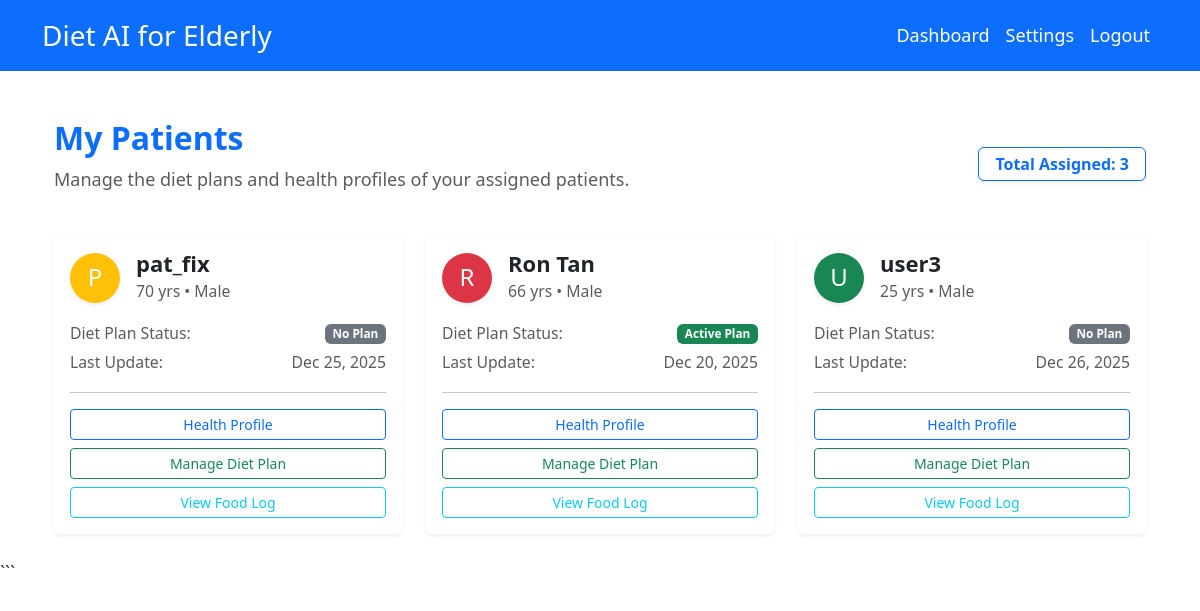
Screenshot of /pages/my-patients.php (signed in) with the database file from the repository.
### tables this page shows
CREATE TABLE `elderly` (
  `elderlyID` varchar(50) NOT NULL,
  `caretakerID` varchar(50) DEFAULT NULL,
  `assignedDietitianID` varchar(50) DEFAULT NULL
);

CREATE TABLE `users` (
  `userID` varchar(50) NOT NULL,
  `name` varchar(100) NOT NULL,
  `username` varchar(50) NOT NULL,
  `password` varchar(255) NOT NULL,
  `email` varchar(100) NOT NULL,
  `phoneNo` varchar(20) NOT NULL,
  `age` int(11) NOT NULL,
  `gender` enum('Male','Female','Other') NOT NULL,
  `role` enum('Admin','Dietitian','User','Caretaker') NOT NULL,
  `createdAt` datetime DEFAULT current_timestamp(),
  `isActive` tinyint(1) DEFAULT 1
);

### pages/my-patients.php (the view, shortened to what this page needs)
<?php
require_once '../classes/Profile.php';
$user = getCurrentUser();
$stmt = $pdo->prepare("
    SELECT u.userID, u.name, u.email, u.phoneNo, u.age, u.gender, e.elderlyID,
           (SELECT status FROM diet_plan_approvals dpa
            JOIN diet_plans dp ON dpa.dietPlanID = dp.dietPlanID
            WHERE dp.elderlyID = u.userID
            ORDER BY dp.createdAt DESC LIMIT 1) as planStatus,
            (SELECT createdAt FROM diet_plans dp
            WHERE dp.elderlyID = u.userID
            ORDER BY createdAt DESC LIMIT 1) as planDate
    FROM elderly e
    JOIN users u ON e.elderlyID = u.userID
    WHERE e.assignedDietitianID = ?
    ORDER BY u.name ASC
");
$stmt->execute([$user->userID]);
$patients = $stmt->fetchAll(PDO::FETCH_ASSOC);
include '../includes/header.php';
?>
<div class="container py-4">
    <div class="d-flex justify-content-between align-items-center mb-4">
        <div>
            <h2 class="fw-bold text-primary"><i class="bi bi-people-fill"></i> My Patients</h2>
            <p class="text-muted">Manage the diet plans and health profiles of your assigned patients.</p>
        </div>
        <div>
            <span class="badge bg-white text-primary border border-primary fs-6 px-3 py-2 shadow-sm">
                Total Assigned: <?= count($patients) ?>
            </span>
        </div>
    </div>
    <?php if (empty($patients)): ?>
        <div class="card border-0 shadow-sm text-center py-5">
            <div class="card-body">
                <div class="mb-3">
                    <i class="bi bi-person-slash display-1 text-muted opacity-25"></i>
                </div>
                <h4 class="text-muted">No Patients Assigned Yet</h4>
                <p>Contact an administrator to have patients assigned to your profile.</p>
            </div>
        </div>
    <?php else: ?>
        <div class="row g-4">
            <?php foreach ($patients as $p):
                $statusBadge = '<span class="badge bg-secondary">No Plan</span>';
                if ($p['planStatus'] == 'Approved') {
                    $statusBadge = '<span class="badge bg-success"><i class="bi bi-check-circle"></i> Active Plan</span>';
                } elseif ($p['planStatus'] == 'Pending') {
                    $statusBadge = '<span class="badge bg-warning text-dark"><i class="bi bi-hourglass-split"></i> Review Needed</span>';
                } elseif ($p['planStatus'] == 'Revise') {
                    $statusBadge = '<span class="badge bg-danger"><i class="bi bi-exclamation-triangle"></i> Revision Requested</span>';
                }
                $initial = strtoupper(substr($p['name'], 0, 1));
                $bgColors = ['primary', 'success', 'info', 'warning', 'danger', 'secondary'];
                $randColor = $bgColors[array_rand($bgColors)];
                ?>
                <div class="col-md-6 col-lg-4">
                    <div class="card h-100 border-0 shadow-sm hover-shadow transition-all">
                        <div class="card-body">
                            <div class="d-flex align-items-center mb-3">
                                <div class="avatar-circle bg-<?= $randColor ?> text-white fs-4 d-flex justify-content-center align-items-center rounded-circle shadow-sm me-3"
                                    style="width: 50px; height: 50px;">
                                    <?= $initial ?>
                                </div>
                                <div>
                                    <h5 class="card-title fw-bold mb-0 text-dark"><?= htmlspecialchars($p['name']) ?></h5>
                                    <small class="text-muted"><?= $p['age'] ?> yrs • <?= $p['gender'] ?></small>
                                </div>
                            </div>
                            <div class="mb-3">
                                <div class="d-flex justify-content-between align-items-center small mb-1">
                                    <span class="text-muted">Diet Plan Status:</span>
                                    <?= $statusBadge ?>
                                </div>
                                <?php if ($p['planDate']): ?>
                                    <div class="d-flex justify-content-between align-items-center small text-muted">
                                        <span>Last Update:</span>
                                        <span><?= date('M d, Y', strtotime($p['planDate'])) ?></span>
                                    </div>
                                <?php endif; ?>
                            </div>
                            <hr class="opacity-10 my-3">
                            <div class="d-grid gap-2">
                                <a href="profile.php?id=<?= $p['userID'] ?>" class="btn btn-outline-primary btn-sm">
                                    <i class="bi bi-person-lines-fill"></i> Health Profile
                                </a>
                                <?php if ($p['planStatus'] == 'Pending' || $p['planStatus'] == 'Revise'): ?>
                                    <a href="review-plans.php?filter=<?= $p['planStatus'] ?>&id=<?= $p['planID'] ?? '' ?>"
                                        class="btn btn-warning btn-sm text-dark fw-bold">
                                        <i class="bi bi-pencil-square"></i> Review Plan
                                    </a>
                                <?php else: ?>
                                    <a href="diet-plan.php?id=<?= $p['userID'] ?>" class="btn btn-outline-success btn-sm">
                                        <i class="bi bi-journal-text"></i> Manage Diet Plan
                                    </a>
                                <?php endif; ?>
                                <a href="food-log.php?view_user=<?= $p['userID'] ?>" class="btn btn-outline-info btn-sm">
                                    <i class="bi bi-egg-fried"></i> View Food Log
                                </a>
                            </div>
                        </div>
                    </div>
                </div>
            <?php endforeach; ?>
        </div>
    <?php endif; ?>
</div>
<?php include '../includes/footer.php'; ?>

### assets/css/style.css (style rules this page uses)
:root { --font-size-base: 18px; --font-size-lg: 22px; --font-size-sm: 16px; --color-primary: #0d6efd; --color-contrast-text: #000000; }
body { font-size: var(--font-size-base); color: #333; line-height: 1.6; }
h1, h2, h3, h4, h5, h6 { color: var(--color-contrast-text); font-weight: 700; }
.card-title { font-size: var(--font-size-lg); font-weight: bold; }

### pages/my-patients.php (style rules this page uses)
.transition-all { transition: all 0.3s ease; }

### rows the page displays
elderly: elderlyID.name "P", elderlyID.name "pat_fix", elderlyID.age "70", elderlyID.gender "Male", planDate "Dec 25, 2025"
elderly: elderlyID.name "R", elderlyID.name "Ron Tan", elderlyID.age "66", elderlyID.gender "Male", shows "Active Plan", planDate "Dec 20, 2025"
elderly: elderlyID.name "U", elderlyID.name "user3", elderlyID.age "25", elderlyID.gender "Male", planDate "Dec 26, 2025"

### other values shown
count($patients) "3"
